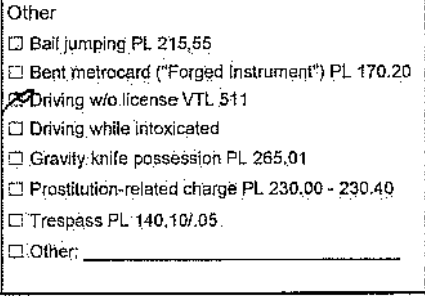
#> input picture opencv-test/util/form_other_with_checked.png, 425 x 296 px
$ python form_test.py
#> lines starting #> are read from the running program, lines starting #| are printed output that depends on the picture; after the words box and inside, x2 and y2 are one past the last pixel; in counts of white or black regions, pixels touching at a corner belong together
from imutils.perspective import four_point_transform
from imutils import contours
import numpy as np
import imutils
import cv2.data


IMAGE_PATH = 'util/form_other_with_checked.png'

original_image = cv2.imread(IMAGE_PATH)
#> original_image is the input picture: shape (296, 425, 3); min 0, max 255, mean 231.5
image = original_image.copy()
gray = cv2.cvtColor(image, cv2.COLOR_BGR2GRAY)
blurred = cv2.GaussianBlur(gray, (5, 5), 0)
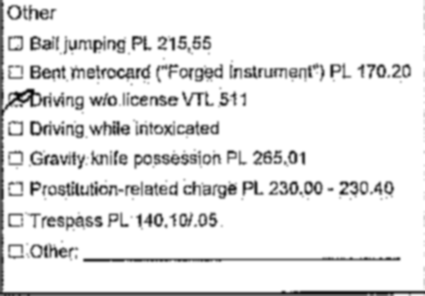
#> blurred: shape (296, 425); min 5, max 255, mean 231.2
edged = cv2.Canny(blurred, 120, 255, 1)
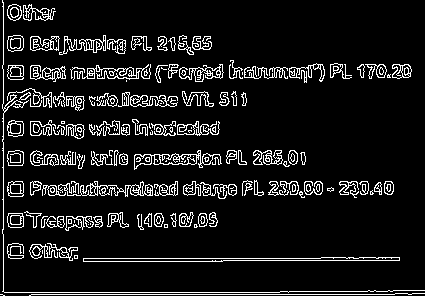
#> edged: shape (296, 425); 9.6% white in thin lines or dots

cv2.imshow("edged", edged)

cnts = cv2.findContours(edged.copy(), cv2.RETR_EXTERNAL, cv2.CHAIN_APPROX_SIMPLE)
#> cnts = 141 contours, 62 with area under 20; largest, box (x1, y1, x2, y2) and area: (83, 257, 400, 262) 841, (134, 150, 222, 170) 687, (58, 181, 153, 197) 424, (30, 36, 60, 51) 316, (59, 35, 106, 55) 278
cnts = imutils.grab_contours(cnts)

checkbox_contours = []

threshold_max_area = 5000
threshold_min_area = 120
contour_image = edged.copy()

for c in cnts:
    peri = cv2.arcLength(c, True)
    approx = cv2.approxPolyDP(c, 0.035 * peri, True)
    (x, y, w, h) = cv2.boundingRect(approx)
    aspect_ratio = w / float(h)
    area = cv2.contourArea(c)

    if threshold_max_area > area > threshold_min_area and (0.9 <= aspect_ratio <= 1.1):
        cv2.drawContours(original_image,[c], 0, (0,255,0), 3)
        checkbox_contours.append(c)
#> this loop made 141 passes
#> (peri, x, y, w, h, aspect_ratio, area) on passes 6, 7, 8, 13, 14, 15, 18, 20, 21, 24, 25, 31: (197.4, 29, 244, 29, 14, 2.07, 100.5), (204.6, 47, 243, 31, 18, 1.72, 45.5), (153.9, 7, 243, 17, 15, 1.13, 50), (42.14, 93, 216, 10, 12, 0.833, 61), (151.9, 65, 216, 27, 14, 1.93, 188), (117.7, 46, 216, 19, 12, 1.58, 73), (39.9, 198, 213, 10, 14, 0.714, 100.5), (39.31, 154, 213, 10, 14, 0.714, 101), (37.31, 144, 213, 8, 14, 0.571, 61), (58.38, 179, 212, 14, 15, 0.933, 143.5), (80.04, 107, 212, 22, 15, 1.47, 157.5), (99.11, 42, 185, 24, 11, 2.18, 96)
#> (peri, approx, x, y, w, h, aspect_ratio, area) on passes 3, 22, 47, 49: (641.3, [[399, 257], [83, 261]], 83, 257, 317, 5, 63.4, 841), (57.07, [[8, 213], [8, 226], [23, 226], [22, 213]], 8, 213, 16, 14, 1.14, 211.5), (621.8, [[58, 185], [152, 195]], 58, 185, 95, 11, 8.64, 423.5), (60.14, [[8, 182], [8, 195], [23, 195], [22, 181]], 8, 181, 16, 15, 1.07, 222)
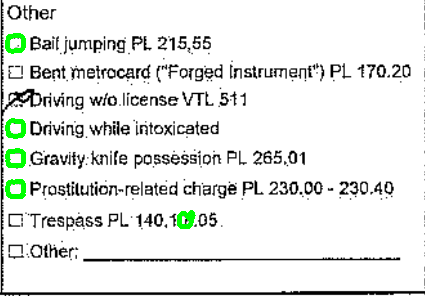
#> original_image: shape (296, 425, 3); 1.05% of pixels changed, all inside (x1, y1, x2, y2) = (5, 33, 196, 229)
#> after the loop, checkbox_contours = 5 contours; box (x1, y1, x2, y2) and area: (7, 35, 24, 52) 226, (7, 181, 24, 197) 222, (7, 120, 24, 137) 222, (7, 150, 24, 166) 220, (179, 212, 194, 227) 144


print('checkbox_contours', len(checkbox_contours))
#| checkbox_contours 5
cv2.imshow("checkboxes", original_image)
cv2.waitKey(0)

$ run again, with opencv-test/util/form_circle.png copied over opencv-test/util/form_other_with_checked.png
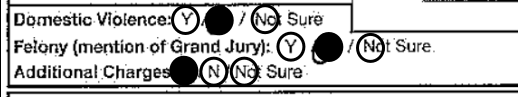
#> input picture opencv-test/util/form_circle.png, 518 x 97 px
#> original_image is the input picture: shape (97, 518, 3); min 0, max 255, mean 195.2
#> `edged = cv2.Canny(blurred, 120, 255, 1)`:
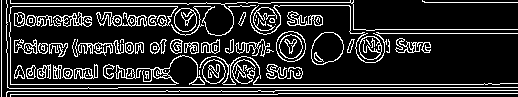
#> edged: shape (97, 518); 17.4% white in thin lines or dots
#> cnts = 65 contours, 27 with area under 20; largest, box (x1, y1, x2, y2) and area: (311, 32, 344, 65) 805, (276, 31, 306, 62) 704, (202, 59, 226, 84) 426, (174, 8, 197, 32) 420, (359, 36, 382, 60) 418
#> the loop `for c in cnts:` made 65 passes
#> (peri, x, y, w, h, aspect_ratio, area) on passes 10 to 17: (47.9, 53, 65, 9, 14, 0.643, 82.5), (40.73, 26, 65, 10, 14, 0.714, 88.5), (45.8, 14, 65, 11, 14, 0.786, 82), (221.6, 266, 64, 21, 14, 1.5, 23.5), (58.87, 103, 64, 12, 15, 0.8, 85.5), (105.7, 74, 65, 24, 14, 1.71, 181.5), (76.97, 37, 64, 14, 15, 0.933, 113), (236.4, 233, 60, 23, 24, 0.958, 151.5)
#> after the loop `for c in cnts:`:
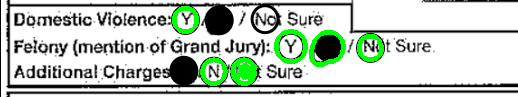
#> original_image: shape (97, 518, 3); 4.88% of pixels changed, all inside (x1, y1, x2, y2) = (172, 6, 384, 86)
#> after the loop `for c in cnts:`: checkbox_contours = 6 contours; box (x1, y1, x2, y2) and area: (311, 32, 344, 65) 805, (276, 31, 306, 62) 704, (202, 59, 226, 84) 426, (174, 8, 197, 32) 420, (359, 36, 382, 60) 418, (232, 59, 256, 84) 152
#| checkbox_contours 6

$ run again, with opencv-test/util/form_drug_crime.png copied over opencv-test/util/form_other_with_checked.png
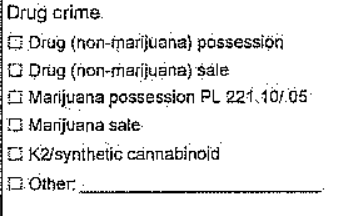
#> input picture opencv-test/util/form_drug_crime.png, 355 x 216 px
#> original_image is the input picture: shape (216, 355, 3); min 0, max 255, mean 232.9
#> `edged = cv2.Canny(blurred, 120, 255, 1)`:
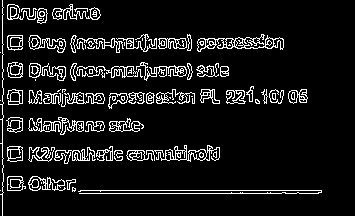
#> edged: shape (216, 355); 9.4% white in thin lines or dots
#> cnts = 80 contours, 33 with area under 20; largest, box (x1, y1, x2, y2) and area: (197, 34, 284, 52) 570, (156, 145, 220, 162) 388, (28, 35, 66, 53) 304, (64, 92, 105, 104) 232, (76, 66, 143, 78) 225
#> the loop `for c in cnts:` made 80 passes
#> (peri, x, y, w, h, aspect_ratio, area) on passes 5, 10, 13, 14, 18, 19, 20, 21: (35.66, 66, 179, 10, 11, 0.909, 37), (90.87, 127, 150, 26, 11, 2.36, 163.5), (210.4, 29, 147, 26, 15, 1.73, 114.5), (119, 96, 146, 17, 15, 1.13, 76.5), (107.9, 85, 121, 19, 11, 1.73, 87), (167.3, 109, 118, 35, 13, 2.69, 203.5), (193.4, 29, 118, 32, 14, 2.29, 178), (179, 58, 117, 26, 18, 1.44, 115.5)
#> after the loop `for c in cnts:`:
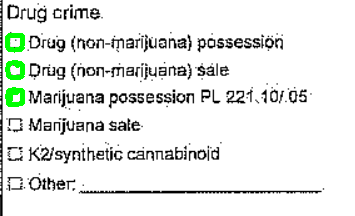
#> original_image: shape (216, 355, 3); 1.09% of pixels changed, all inside (x1, y1, x2, y2) = (5, 33, 25, 107)
#> after the loop `for c in cnts:`: checkbox_contours = 3 contours; box (x1, y1, x2, y2) and area: (7, 35, 23, 51) 208, (7, 62, 23, 78) 194, (7, 89, 23, 105) 158
#| checkbox_contours 3
